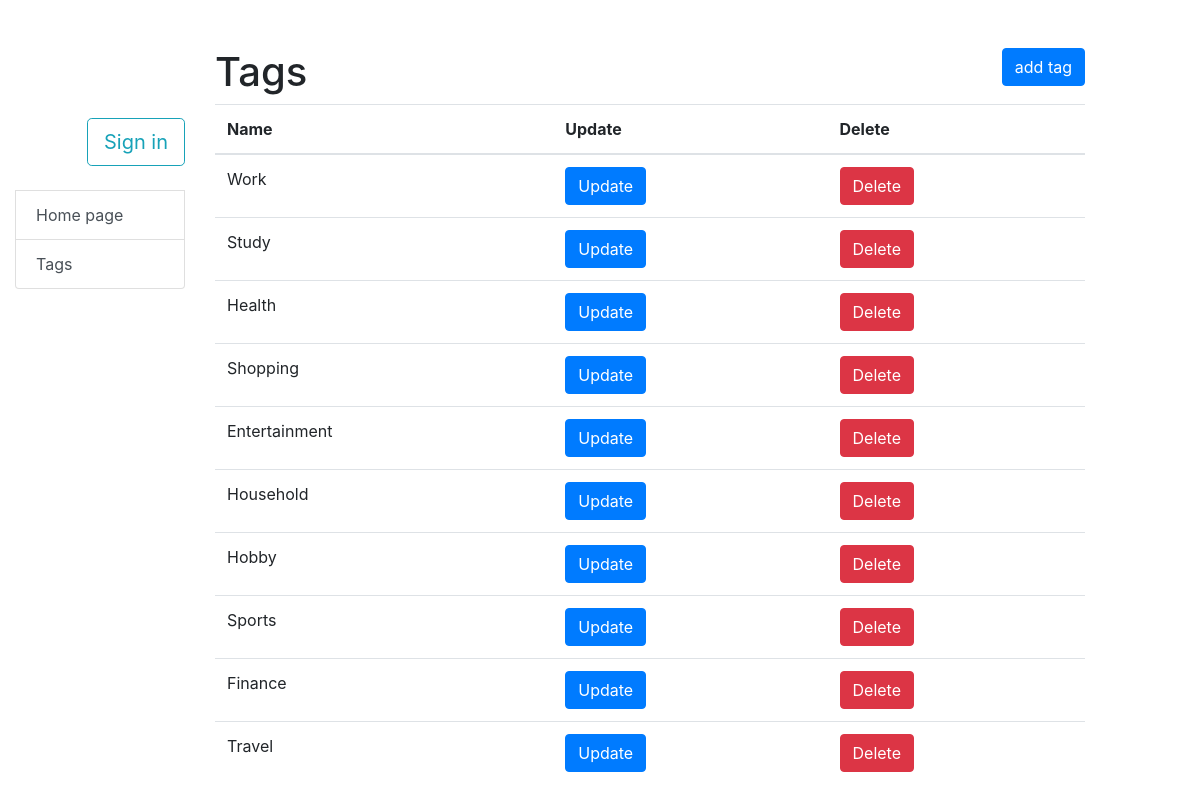
Screenshot of /tag/list/ with the database file from the repository.
### todo/models.py (models this page shows, shortened)
class Tag(models.Model):
    name = models.CharField(max_length=50)

### todo/views.py (the view)
# urls.py: path("tag/list/", tag_list, name="tag_list"),
def tag_list(request: HttpRequest) -> HttpResponse:
    tags = Tag.objects.all()
    return render(request, "todo/tag_list.html", {"tags": tags})

### templates/todo/tag_list.html (shortened to what this page needs)
{% extends "_base.html" %}
{% block content %}
    <h1>Tags
      <a href="{% url 'todo:add_tag' %}" class="btn btn-primary add-tag" title="Add New Tag">add tag</a>
    </h1>
    <table class="table">
      <thead>
          <tr>
              <th >Name</th>
              <th>Update</th>
              <th>Delete</th>
          </tr>
      </thead>
      <tbody>
          {% for tag in tags %}
          <tr>
              <td>{{ tag.name }}</td>
              <td><a href="{% url 'todo:update_tag' pk=tag.id %}" class="btn btn-primary">Update</a></td>
              <td><a href="{% url 'todo:delete_tag' pk=tag.id %}" class="btn btn-danger">Delete</a></td>
          </tr>
          {% endfor %}
      </tbody>
    </table>
{% endblock %}

### static/css/styles.css (style rules this page uses)
.add-tag { float:right; }

### rows the page displays
Tag: name "Work"
Tag: name "Study"
Tag: name "Health"
Tag: name "Shopping"
Tag: name "Entertainment"
Tag: name "Household"
Tag: name "Hobby"
Tag: name "Sports"
Tag: name "Finance"
Tag: name "Travel"
